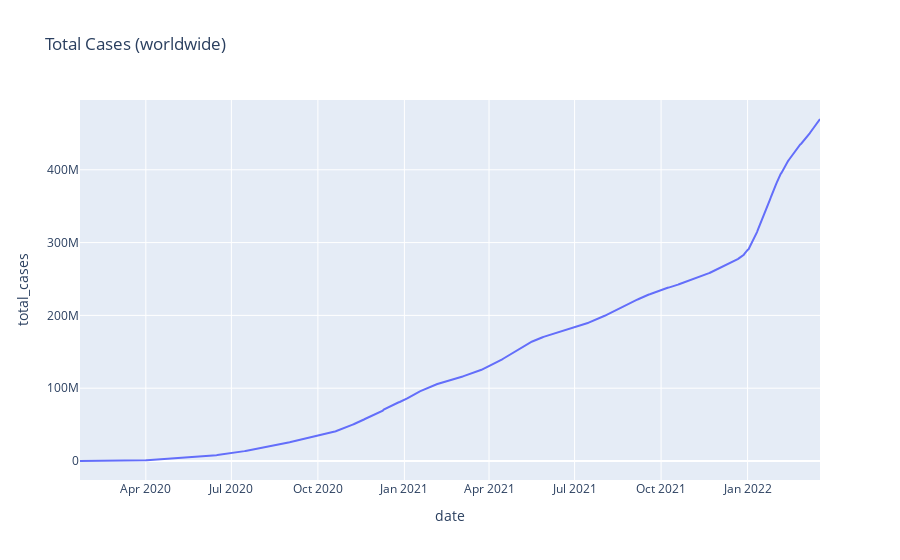

Source (notebook cell):
### Markdown cell above
Total Cases (worldwide)

### Code cell
px.line(world_data, y="total_cases", title="Total Cases (worldwide)")

### Figure 1 — Plotly figure (JSON) as saved in the notebook; plotly's stock layout.template omitted (floating-point values rounded to 4 significant figures; data arrays with more than 128 entries replaced by an {"elided": "..."} marker saying what was removed)
{"data": [{"hovertemplate": "date=%{x}<br>total_cases=%{y}<extra></extra>", "legendgroup": "", "line": {"color": "#636efa", "dash": "solid"}, "marker": {"symbol": "circle"}, "mode": "lines", "name": "", "orientation": "v", "showlegend": false, "type": "scatter", "x": {"elided": "788 str values"}, "xaxis": "x", "y": {"elided": "788 int values"}, "yaxis": "y"}], "layout": {"legend": {"tracegroupgap": 0}, "title": {"text": "Total Cases (worldwide)"}, "xaxis": {"anchor": "y", "domain": [0, 1], "title": {"text": "date"}}, "yaxis": {"anchor": "x", "domain": [0, 1], "title": {"text": "total_cases"}}}}
